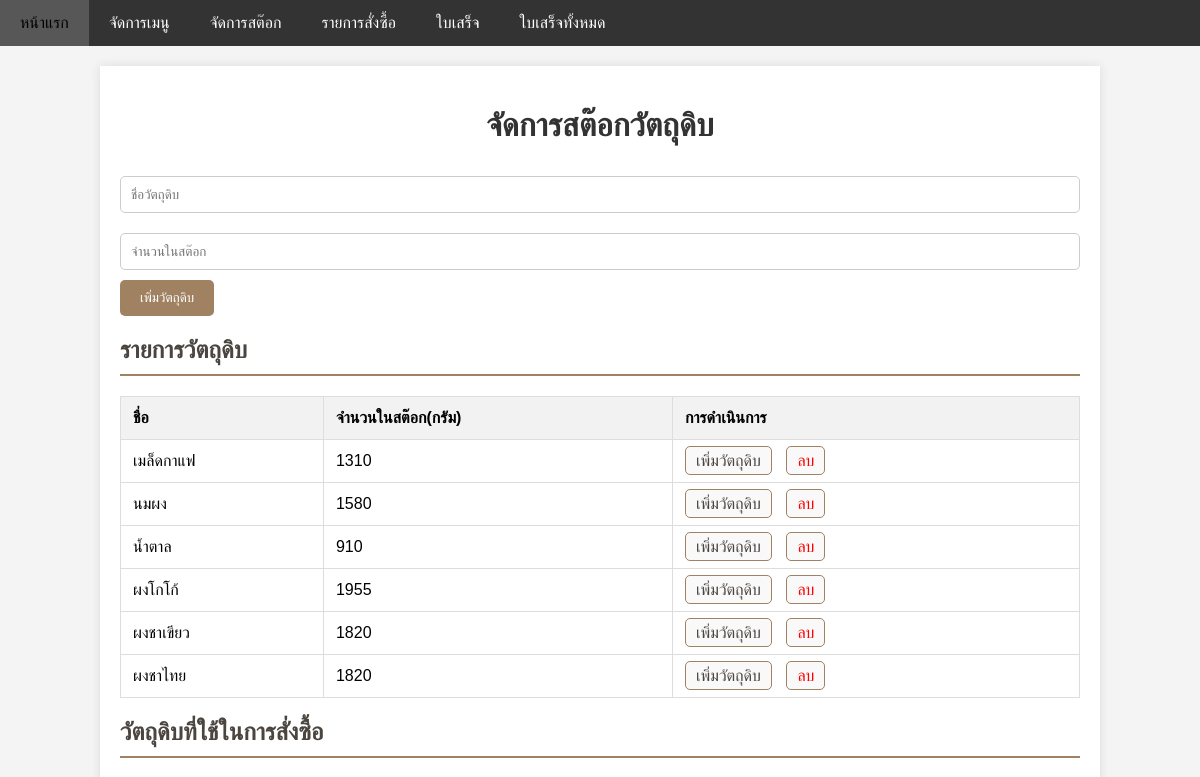
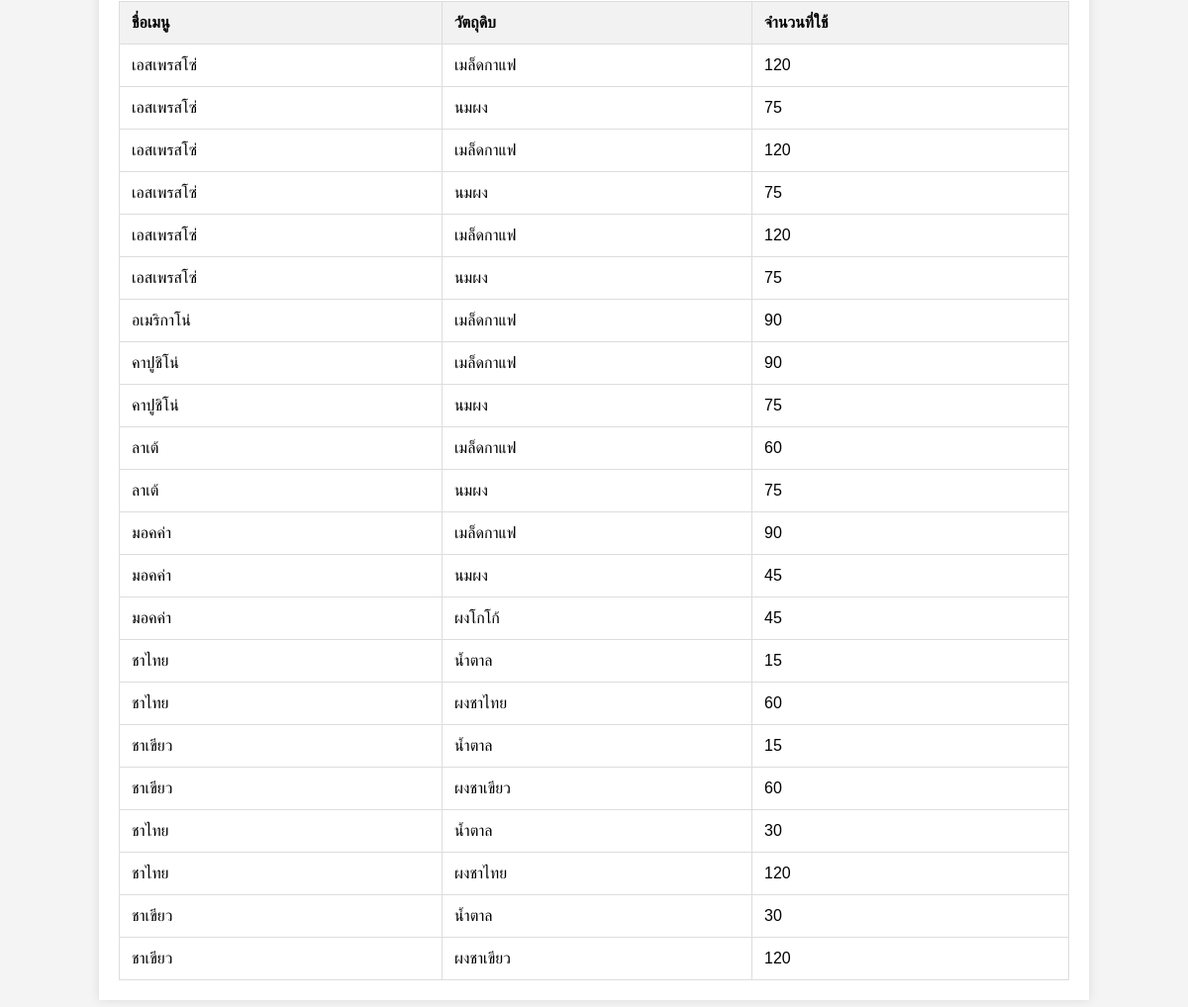
The page /stock.php on the database its author committed (2 pictures, top to bottom).
### tables this page shows
CREATE TABLE `ingredients` (
  `id` int(11) NOT NULL,
  `name` varchar(255) DEFAULT NULL,
  `stock` int(11) DEFAULT NULL,
  `created_at` timestamp NOT NULL DEFAULT current_timestamp(),
  `updated_at` timestamp NOT NULL DEFAULT current_timestamp() ON UPDATE current_timestamp()
);

CREATE TABLE `menu_ingredients` (
  `id` int(11) NOT NULL,
  `product_id` int(11) DEFAULT NULL,
  `ingredient_id` int(11) DEFAULT NULL,
  `quantity_needed` int(11) DEFAULT NULL
);

CREATE TABLE `products` (
  `id` int(11) NOT NULL,
  `name` varchar(255) DEFAULT NULL,
  `price` decimal(10,2) DEFAULT NULL,
  `description` text DEFAULT NULL,
  `quantity` int(11) DEFAULT NULL
);

CREATE TABLE `order_items` (
  `id` int(11) NOT NULL,
  `order_id` int(11) DEFAULT NULL,
  `product_id` int(11) DEFAULT NULL,
  `quantity` int(11) DEFAULT NULL,
  `price` decimal(10,2) DEFAULT NULL
);

### stock.php (the view, shortened to what this page needs)
<?php include 'db_connection.php';
?>
<!DOCTYPE html>
<html lang="th">
<head>
    <link rel="stylesheet" href="styles.css">
</head>
<body>
    <div class="navbar">
        <a href="index.php" class="nav-link">หน้าแรก</a>
        <a href="menu.php" class="nav-link">จัดการเมนู</a>
        <a href="stock.php" class="nav-link active">จัดการสต๊อก</a>
        <a href="order.php" class="nav-link">รายการสั่งซื้อ</a>
        <a href="bill.php" class="nav-link">ใบเสร็จ</a>
        <a href="receipts.php" class="nav-link">ใบเสร็จทั้งหมด</a>
    </div>
    <div class="container">
        <h1 class="page-title">จัดการสต๊อกวัตถุดิบ</h1>
        <form method="post" class="ingredient-form">
            <input type="text" name="name" placeholder="ชื่อวัตถุดิบ" required class="input-field">
            <input type="number" name="stock" placeholder="จำนวนในสต๊อก" required class="input-field">
            <button type="submit" name="add_ingredient" class="submit-btn">เพิ่มวัตถุดิบ</button>
        </form>
        <h2 class="section-title">รายการวัตถุดิบ</h2>
        <table class="table">
            <tr>
                <th>ชื่อ</th>
                <th>จำนวนในสต๊อก(กรัม)</th>
                <th>การดำเนินการ</th>
            </tr>
            <?php
            $stmt = $conn->query("SELECT * FROM ingredients");
            while ($row = $stmt->fetch(PDO::FETCH_ASSOC)) {
                echo "<tr>
                    <td>{$row['name']}</td>
                    <td>{$row['stock']}</td>
                    <td>
                        <a href='edit_ingredient.php?id={$row['id']}' class='action-link'>เพิ่มวัตถุดิบ</a>
                        <a href='delete_ingredient.php?id={$row['id']}' class='action-link delete'>ลบ</a>
                    </td>
                </tr>";
            }
            ?>
        </table>
        <h2 class="section-title">วัตถุดิบที่ใช้ในการสั่งซื้อ</h2>
        <table class="table">
            <tr>
                <th>ชื่อเมนู</th>
                <th>วัตถุดิบ</th>
                <th>จำนวนที่ใช้</th>
            </tr>
            <?php
            $ordersStmt = $conn->query("SELECT * FROM orders");
            while ($order = $ordersStmt->fetch(PDO::FETCH_ASSOC)) {
                $orderId = $order['id'];
                $orderItemsStmt = $conn->prepare("SELECT * FROM order_items WHERE order_id = ?");
                $orderItemsStmt->execute([$orderId]);
                while ($item = $orderItemsStmt->fetch(PDO::FETCH_ASSOC)) {
                    $productStmt = $conn->prepare("SELECT * FROM products WHERE id = ?");
                    $productStmt->execute([$item['product_id']]);
                    $product = $productStmt->fetch(PDO::FETCH_ASSOC);
                    if ($product) {
                        $ingredientsStmt = $conn->prepare("SELECT * FROM menu_ingredients WHERE product_id = ?");
                        $ingredientsStmt->execute([$product['id']]);
                        while ($ingredient = $ingredientsStmt->fetch(PDO::FETCH_ASSOC)) {
                            $ingredientNameStmt = $conn->prepare("SELECT * FROM ingredients WHERE id = ?");
                            $ingredientNameStmt->execute([$ingredient['ingredient_id']]);
                            $ingredientName = $ingredientNameStmt->fetch(PDO::FETCH_ASSOC);
                            if ($ingredientName) {
                                echo "<tr>
                                    <td>{$product['name']}</td>
                                    <td>{$ingredientName['name']}</td>
                                    <td>" . ($ingredient['quantity_needed'] * $item['quantity']) . "</td>
                                </tr>";
                            }
                        }
                    }
                }
            }
            ?>
        </table>
    </div>
</body>
</html>

### styles.css (style rules this page uses)
body { font-family: 'Sarabun', sans-serif; margin: 0; padding: 0; background-color: #f4f4f4; }
.navbar { background-color: #333; overflow: hidden; }
.navbar a { float: left; display: block; color: white; text-align: center; padding: 14px 20px; text-decoration: none; }

### stock.php (style rules this page uses)
.container { width: 80%; margin: 20px auto; background-color: white; padding: 20px; box-shadow: 0 0 10px rgba(0, 0, 0, 0.1); }
.page-title { text-align: center; color: #333; }
.section-title { margin-top: 20px; color: #4B4540; border-bottom: 2px solid #A08162; padding-bottom: 10px; }
.input-field { width: calc(100% - 22px); padding: 10px; margin: 10px 0; border: 1px solid #ccc; border-radius: 5px; }
.submit-btn { background-color: #A08162; color: white; padding: 10px 20px; border: none; border-radius: 5px; cursor: pointer; }
.table { width: 100%; border-collapse: collapse; margin-top: 20px; }
table, th, td { border: 1px solid #ddd; }
th, td { padding: 12px; text-align: left; }
th { background-color: #f2f2f2; }
.action-link { margin-right: 10px; color: #4B4540; text-decoration: none; padding: 5px 10px; border: 1px solid #A08162; border-radius: 5px; background-color: #f9f9f9; }
.delete { color: red; }

### rows shown on the page
ingredients: name "เมล็ดกาแฟ", stock "1310"
ingredients: name "นมผง", stock "1580"
ingredients: name "น้ำตาล", stock "910"
ingredients: name "ผงโกโก้", stock "1955"
ingredients: name "ผงชาเขียว", stock "1820"
ingredients: name "ผงชาไทย", stock "1820"
menu_ingredients: product.name "เอสเพรสโซ่", ingredient.name "เมล็ดกาแฟ", $ingredient['quantity_needed']*$item['quantity'] "120"
menu_ingredients: product.name "เอสเพรสโซ่", ingredient.name "นมผง", $ingredient['quantity_needed']*$item['quantity'] "75"
menu_ingredients: product.name "อเมริกาโน่", ingredient.name "เมล็ดกาแฟ", $ingredient['quantity_needed']*$item['quantity'] "90"
menu_ingredients: product.name "คาปูชิโน่", ingredient.name "เมล็ดกาแฟ", $ingredient['quantity_needed']*$item['quantity'] "90"
menu_ingredients: product.name "คาปูชิโน่", ingredient.name "นมผง", $ingredient['quantity_needed']*$item['quantity'] "75"
menu_ingredients: product.name "ลาเต้", ingredient.name "เมล็ดกาแฟ", $ingredient['quantity_needed']*$item['quantity'] "60"
menu_ingredients: product.name "ลาเต้", ingredient.name "นมผง", $ingredient['quantity_needed']*$item['quantity'] "75"
menu_ingredients: product.name "มอคค่า", ingredient.name "เมล็ดกาแฟ", $ingredient['quantity_needed']*$item['quantity'] "90"
menu_ingredients: product.name "มอคค่า", ingredient.name "นมผง", $ingredient['quantity_needed']*$item['quantity'] "45"
menu_ingredients: product.name "มอคค่า", ingredient.name "ผงโกโก้", $ingredient['quantity_needed']*$item['quantity'] "45"
menu_ingredients: product.name "ชาไทย", ingredient.name "น้ำตาล", $ingredient['quantity_needed']*$item['quantity'] "15", $ingredient['quantity_needed']*$item['quantity'] "30"
menu_ingredients: product.name "ชาไทย", ingredient.name "ผงชาไทย", $ingredient['quantity_needed']*$item['quantity'] "60", $ingredient['quantity_needed']*$item['quantity'] "120"
menu_ingredients: product.name "ชาเขียว", ingredient.name "น้ำตาล", $ingredient['quantity_needed']*$item['quantity'] "15", $ingredient['quantity_needed']*$item['quantity'] "30"
menu_ingredients: product.name "ชาเขียว", ingredient.name "ผงชาเขียว", $ingredient['quantity_needed']*$item['quantity'] "60", $ingredient['quantity_needed']*$item['quantity'] "120"
